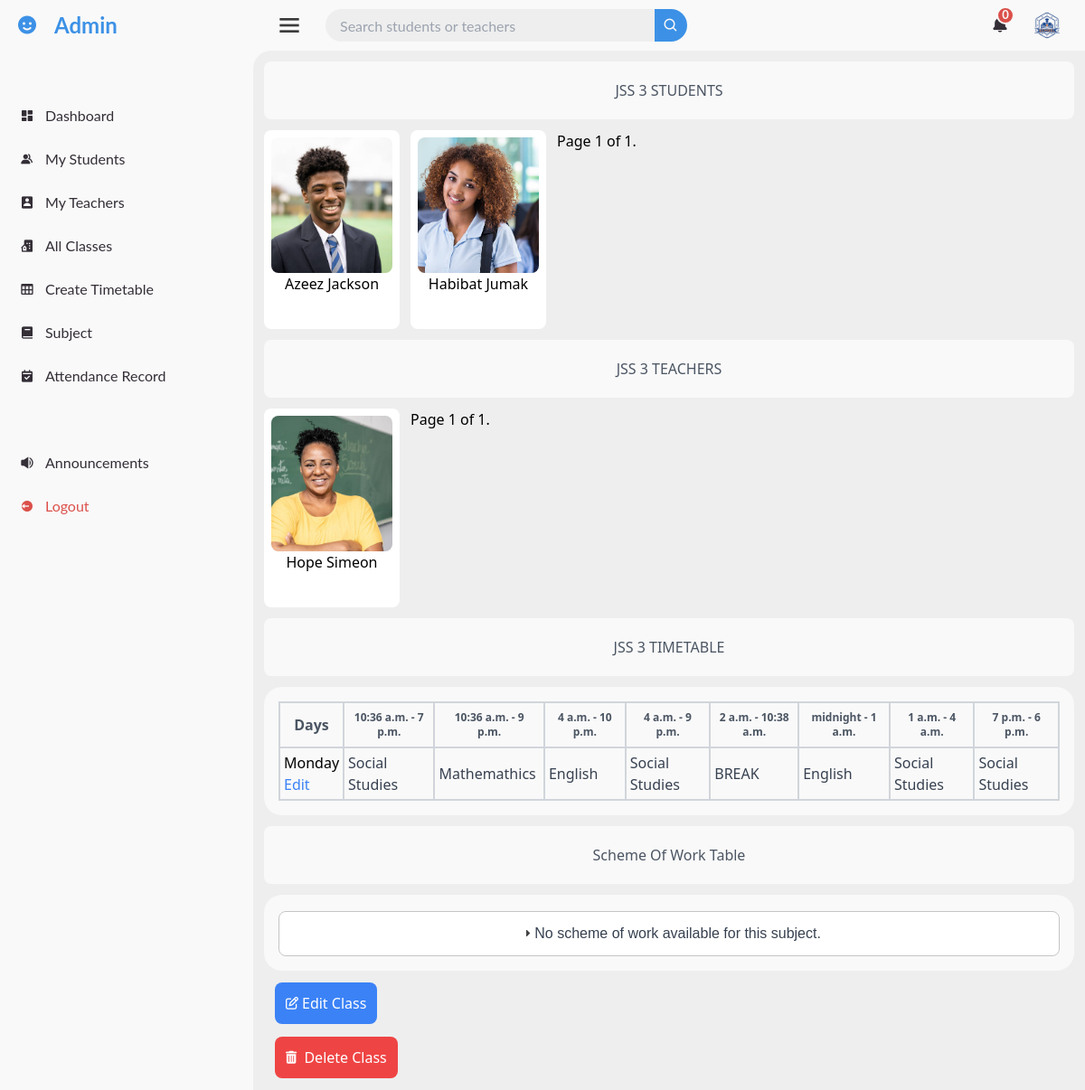
The app's page /admin_dashboard/myclass/1/ (signed in), older data.
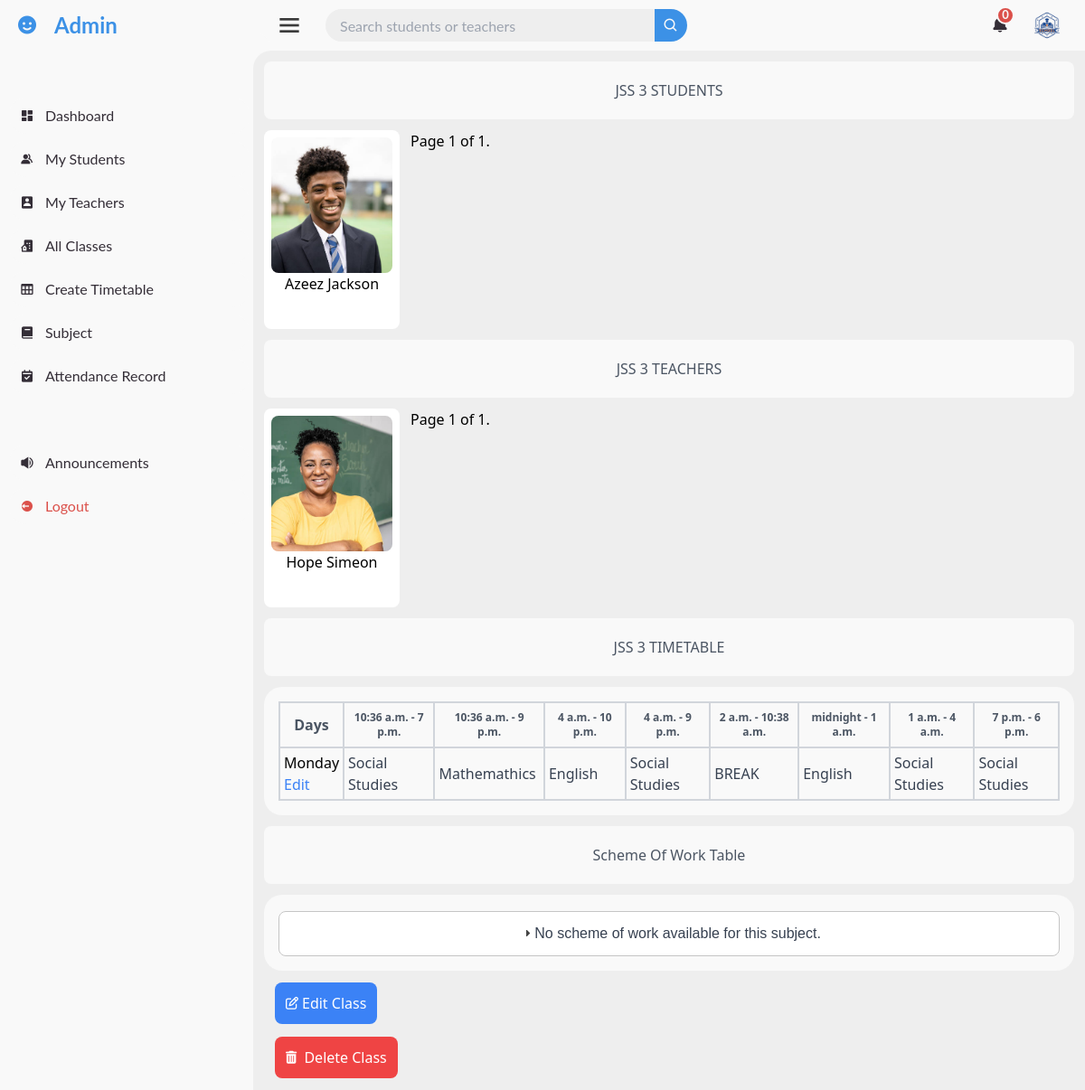
The same page, newer data.
### administration/models.py (models this page shows, shortened)
class Student(models.Model):
    user = models.OneToOneField(User, on_delete=models.CASCADE, related_name="student_profile")
    student_class = models.ForeignKey(Class, on_delete=models.SET_NULL, null=True, related_name='students')
    home_address = models.TextField()
    parent_or_guardian_name = models.CharField(max_length=100)
    parent_or_guardian_phone_number = models.CharField(max_length=15)
    parent_email = models.EmailField(blank=True, null=True, default=None)

class Teacher(models.Model):
    user = models.OneToOneField(User, on_delete=models.CASCADE, related_name='teacher_profile')
    phone_number = models.CharField(max_length=15)
    subject = models.ManyToManyField(Subject, related_name='teachers')
    home_address = models.TextField()
    classes = models.ManyToManyField(Class, related_name='teacher_classes')
    emergency_contact = models.CharField(max_length=100)

### accounts/models.py (models this page shows, shortened)
class CustomUser(AbstractUser):
    email = models.EmailField(unique=True)
    is_approved = models.BooleanField(default=False)
    is_teacher = models.BooleanField(default=False)
    is_student = models.BooleanField(default=False)
    profile_photo = models.ImageField(upload_to='profile_photo/', default='default.jpg', blank=True, null=True)
    USERNAME_FIELD = 'email'
    REQUIRED_FIELDS = ['first_name', 'last_name']
    objects = CustomUserManager()

### student/models.py (models this page shows, shortened)
class TimetableSubjectTime(models.Model):
    class_info = models.ForeignKey(ClassModel, on_delete=models.CASCADE, related_name='timetables_time')
    break_start_time = models.TimeField(blank=False, null=False)
    break_end_time = models.TimeField(blank=False, null=False)
    subject_one_start_time = models.TimeField(blank=False, null=False)
    subject_two_start_time = models.TimeField(blank=False, null=False)
    subject_three_start_time = models.TimeField(blank=False, null=False)
    subject_four_start_time = models.TimeField(blank=False, null=False)
    subject_five_start_time = models.TimeField(blank=False, null=False)
    subject_six_start_time = models.TimeField(blank=False, null=False)
    subject_seven_start_time = models.TimeField(blank=False, null=False)
    subject_one_end_time = models.TimeField(blank=False, null=False)
    subject_two_end_time = models.TimeField(blank=False, null=False)
    subject_three_end_time = models.TimeField(blank=False, null=False)
    subject_four_end_time = models.TimeField(blank=False, null=False)
    subject_five_end_time = models.TimeField(blank=False, null=False)
    subject_six_end_time = models.TimeField(blank=False, null=False)
    subject_seven_end_time = models.TimeField(blank=False, null=False)

class Timetable(models.Model):
    class_info = models.ForeignKey(ClassModel, on_delete=models.CASCADE, related_name='timetables')
    subject_one = models.ForeignKey(Subject, on_delete=models.CASCADE, related_name='timetable1', blank=False, null=False, default=None)
    subject_two = models.ForeignKey(Subject, on_delete=models.CASCADE, related_name='timetable2', blank=False, null=True, default=None)
    subject_three = models.ForeignKey(Subject, on_delete=models.CASCADE, related_name='timetable3', blank=False, null=False, default=None)
    subject_four = models.ForeignKey(Subject, on_delete=models.CASCADE, related_name='timetable4', blank=False, null=False, default=None)
    subject_five = models.ForeignKey(Subject, on_delete=models.CASCADE, related_name='timetable5', blank=False, null=False, default=None)
    subject_six = models.ForeignKey(Subject, on_delete=models.CASCADE, related_name='timetable6', blank=False, null=False, default=None)
    subject_seven = models.ForeignKey(Subject, on_delete=models.CASCADE, related_name='timetable7', blank=False, null=False, default=None)
    day_of_week = models.CharField(max_length=10, choices=[
        ('Monday', 'Monday'),
        ('Tuesday', 'Tuesday'),
        ('Wednesday', 'Wednesday'),
        ('Thursday', 'Thursday'),
        ('Friday', 'Friday')
    ])

### classes/models.py (models this page shows, shortened)
class Subject(models.Model):
    name = models.CharField(max_length=100)

### classes/views.py (the view)
# urls.py: path('admin_dashboard/myclass/<int:user_id>/', classDetail, name='class_details'),
@login_required
def classDetail(request, user_id):
    if not request.user.is_superuser:
        return HttpResponseForbidden('You do not have permission to access this page.')
    classes = get_object_or_404(Class, id=user_id)
    student = Student.objects.filter(student_class=classes).order_by('user__last_name')
    student_page_obj = paginate_objects(request, student, 5)
    teacher = Teacher.objects.filter(classes=classes).order_by('user__last_name')
    teacher_page_obj = paginate_objects(request, teacher, 5)
    timetable = Timetable.objects.filter(class_info=classes)
    timetable_time = TimetableSubjectTime.objects.filter(class_info = classes)
    scheme_of_work = SchemeOfWork.objects.filter(classes=classes)
    schemes_by_subject = {}
    for scheme in scheme_of_work:
        if scheme.subject not in schemes_by_subject:
            schemes_by_subject[scheme.subject] = []
        schemes_by_subject[scheme.subject].append(scheme)
    context = {
        'class': classes,
        'teacher_page_obj': teacher_page_obj,
        'student_page_obj': student_page_obj,
        'timetables': timetable,
        'schemes_by_subject': schemes_by_subject,
        'timetable_time': timetable_time
    }
    return render(request, 'dashboards/all_admin_pages/classDetail.html', context)

### administration/context_processors.py (called while the page is built)
def notifications(request):
    all_notification, total_notifications = get_admin_notification(request.user)
    return {
        'all_notification': all_notification,
        'total_notifications': total_notifications,
    }

### administration/views.py (called while the page is built)
def get_admin_notification(user):
    if user.is_staff:
        teacher_notifications = TeacherNotification.objects.filter(user=user).order_by('-created_at')
        student_notifications = StudentNotification.objects.filter(user=user).order_by('-created_at')
        all_notification = sorted(
            chain(teacher_notifications, student_notifications),
            key=lambda x: x.created_at,
            reverse=True
        )
        total_notifications = (
            teacher_notifications.filter(is_read=False).count() +
            student_notifications.filter(is_read=False).count()
        )
        return all_notification, total_notifications
    return [], 0

### templates/dashboards/all_admin_pages/classDetail.html (shortened to what the changed rows need)
{% extends 'dashboards/all_admin_pages/base.html' %}
{% load static %}
{% block section %}
<div class="m-3 rounded-lg mb-3">
    <div class="order">
        <div class="flex flex-wrap gap-3">
            {%if student_page_obj%}
            {%for students in student_page_obj%}
            <a href="{% url 'student_detail' user_id=students.user.id %}">
                <div class="p-2 rounded-lg flex item-center justify-center text-center font-medium hover:bg-blue-300 hover:text-white bg-white" style="width: 150px; height: 220px;">
                    <div>
                    <img src="{{students.user.profile_photo.url}}" class="object-cover rounded-lg" style="height: 150px; width: 150px;" alt="{{students.user.first_name}} {{students.user.last_name}}">
                    <p>{{students.user.first_name}} {{students.user.last_name}}</p>
                    </div>
                </div>
            </a>
            {%endfor%}
        {% else %}
            <p class="text-center text-gray-500">No students available.</p>
        {% endif %}
        </div>
    </div>
    <div class="order">
        <div class="flex flex-wrap gap-3">
            {%if teacher_page_obj%}
            {%for teachers in teacher_page_obj%}
            <a href="{% url 'teacher_detail' user_id=teachers.user.id %}">
                <div class="p-2 rounded-lg flex item-center justify-center text-center font-medium hover:bg-blue-300 hover:text-white bg-white" style="width: 150px; height: 220px;">
                    <div>
                    <img src="{{teachers.user.profile_photo.url}}" class="object-cover rounded-lg" style="height: 150px; width: 150px;" alt="{{teachers.user.first_name}} {{teachers.user.last_name}}">
                    <p>{{teachers.user.first_name}} {{teachers.user.last_name}}</p>
                    </div>
                </div>
            </a>
            {%endfor%}
        {% else %}
            <p class="text-center text-gray-500">No students available.</p>
        {% endif %}
        </div>
    </div>
    <div class="table-data">
    <div>
    <table class="min-w-full py-3 rounded-lg" style="background-color: #F9F9F9;">
        <thead>
            {%for time in timetable_time%}
            <tr>
                <th class="py-2 px-2 border-2  border-gray-300 text-gray-600">Days</th>
                <th class="py-2 px-2 border-2 border-gray-300 text-gray-600 text-xs">{{time.subject_one_start_time}} - {{time.subject_one_end_time}}</th>
                <th class="py-2 px-2 border-2 border-gray-300 text-gray-600 text-xs">{{time.subject_two_start_time}} - {{time.subject_two_end_time}}</th>
                <th class="py-2 px-2 border-2 border-gray-300 text-gray-600 text-xs">{{time.subject_three_start_time}} - {{time.subject_three_end_time}}</th>
                <th class="py-2 px-2 border-2 border-gray-300 text-gray-600 text-xs">{{time.subject_four_start_time}} - {{time.subject_four_end_time}}</th>
                <th class="py-2 px-2 border-2 border-gray-300 text-gray-600 text-xs">{{time.break_start_time}} - {{time.break_end_time}}</th>
                <th class="py-2 px-2 border-2 border-gray-300 text-gray-600 text-xs">{{time.subject_five_start_time}} - {{time.subject_five_end_time}}</th>
                <th class="py-2 px-2 border-2 border-gray-300 text-gray-600 text-xs">{{time.subject_six_start_time}} - {{time.subject_six_end_time}}</th>
                <th class="py-2 px-2 border-2 border-gray-300 text-gray-600 text-xs">{{time.subject_seven_start_time}} - {{time.subject_seven_end_time}}</th>
            </tr>
            {%endfor%}
        </thead>
        <tbody>
            {% for timetable in timetables %}
            <tr>
                <td class="p-1 border-2 border-r border-gray-300">{{ timetable.day_of_week }}<br><a href="{%url 'edit_timetable' table_id=timetable.id%}" class="text-blue-500 hover:text-blue-300 font-medium">Edit</a></td>
                <td class="p-1 border-2 border-gray-300 font-medium text-gray-700">{{ timetable.subject_one.name }}</td>
                <td class="p-1 border-2 border-gray-300 font-medium text-gray-700font-medium text-gray-700">{{ timetable.subject_two.name }}</td>
                <td class="p-1 border-2 border-gray-300 font-medium text-gray-700">{{ timetable.subject_three.name }}</td>
                <td class="p-1 border-2 border-gray-300 font-medium text-gray-700">{{ timetable.subject_four.name }}</td>
                <td class="p-1 border-2 border-gray-300 font-medium text-gray-700">BREAK</td>
                <td class="p-1 border-2 border-gray-300 font-medium text-gray-700">{{ timetable.subject_five.name }}</td>
                <td class="p-1 border-2 border-gray-300 font-medium text-gray-700">{{ timetable.subject_six.name }}</td>
                <td class="p-1 border-2 border-gray-300 font-medium text-gray-700">{{ timetable.subject_seven.name }}</td>
            </tr>
            {% endfor %}
        </tbody>
    </table>
</div>
</div>
</div>
{%endblock section%}

Row changes from the older to the newer data that the page shows:
removed Student: user.profile_photo (picture), user.first_name "Habibat", user.last_name "Jumak"
